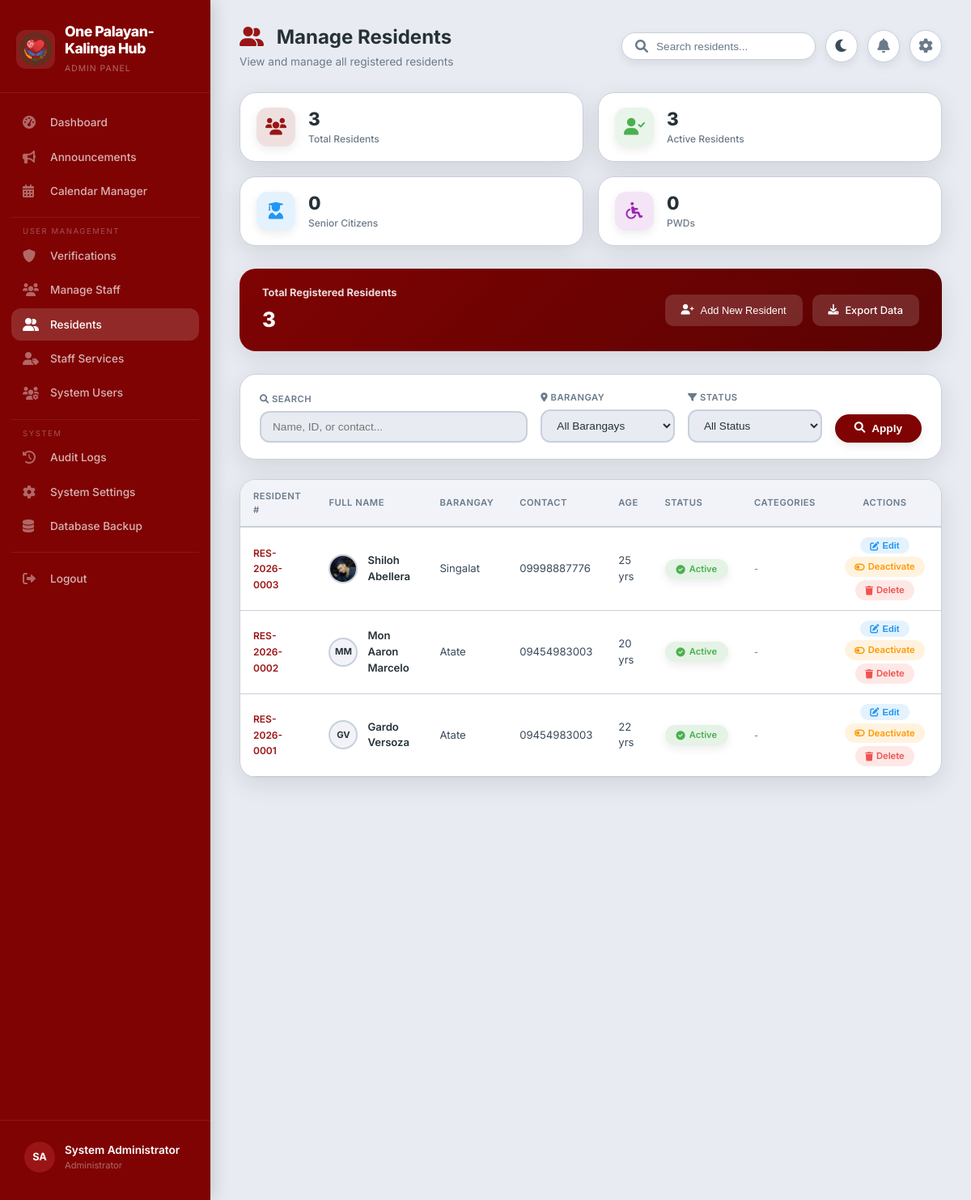
The app's page /admin/manage-residents.php (signed in), older data.
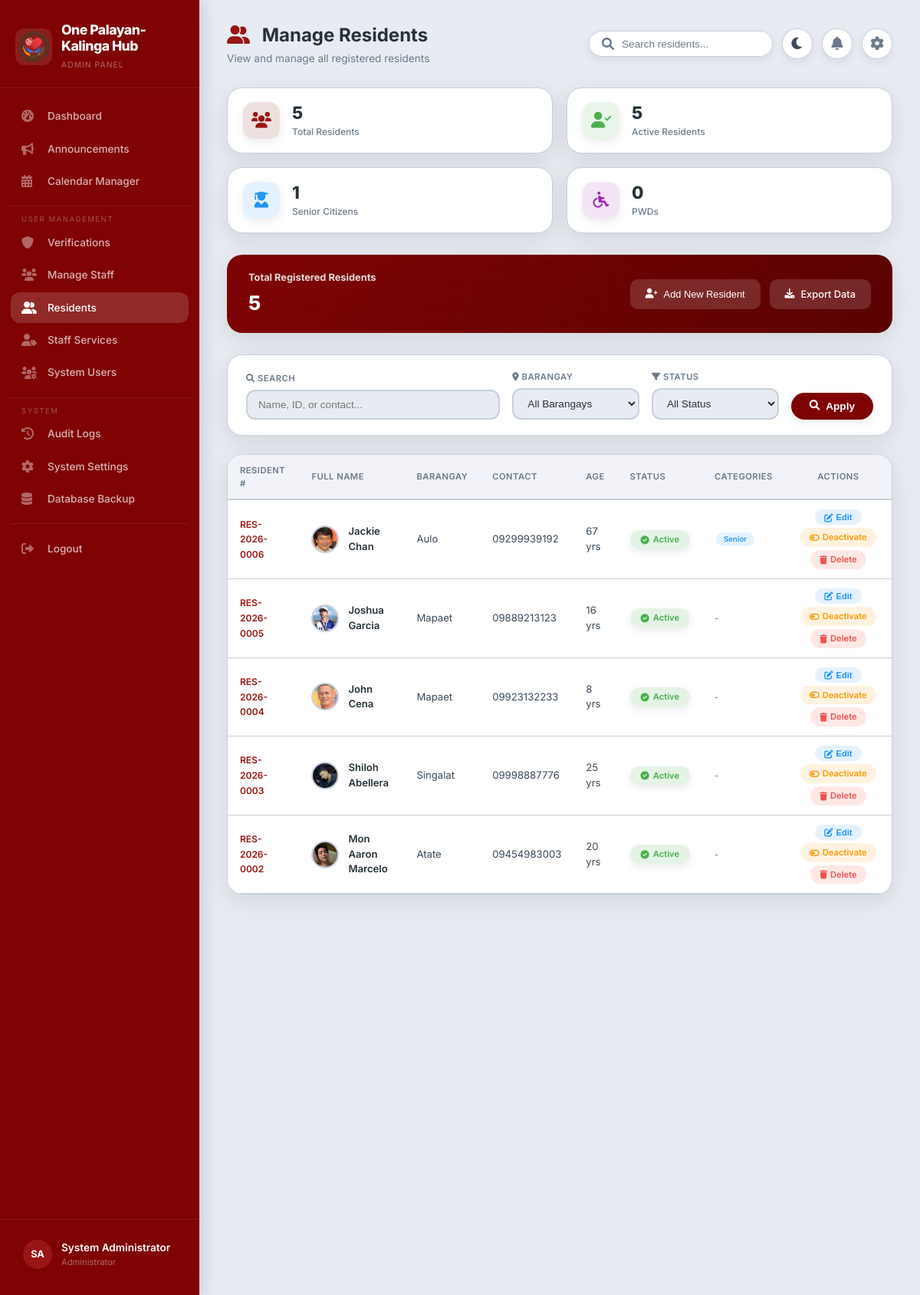
The same page, newer data.
### tables this page shows
CREATE TABLE `residents` (
  `id` int(11) NOT NULL,
  `user_id` int(11) DEFAULT NULL,
  `resident_number` varchar(50) DEFAULT NULL,
  `first_name` varchar(100) NOT NULL,
  `last_name` varchar(100) NOT NULL,
  `middle_name` varchar(100) DEFAULT NULL,
  `suffix` varchar(20) DEFAULT NULL,
  `birth_date` date DEFAULT NULL,
  `gender` enum('Male','Female','Other') DEFAULT NULL,
  `civil_status` enum('Single','Married','Widowed','Divorced','Separated') DEFAULT NULL,
  `address` text DEFAULT NULL,
  `barangay` varchar(100) DEFAULT NULL,
  `city` varchar(100) DEFAULT NULL,
  `province` varchar(100) DEFAULT NULL,
  `postal_code` varchar(10) DEFAULT NULL,
  `household_number` varchar(50) DEFAULT NULL,
  `senior_citizen` tinyint(1) DEFAULT 0,
  `pwd` tinyint(1) DEFAULT 0,
  `occupation` varchar(100) DEFAULT NULL,
  `monthly_income` decimal(10,2) DEFAULT 0.00,
  `educational_attainment` varchar(100) DEFAULT NULL,
  `emergency_contact_name` varchar(100) DEFAULT NULL,
  `emergency_contact_number` varchar(20) DEFAULT NULL,
  `relationship` varchar(50) DEFAULT NULL,
  `contact_number` varchar(20) DEFAULT NULL,
  `email` varchar(100) DEFAULT NULL,
  `street` varchar(255) DEFAULT NULL,
  `is_active` tinyint(1) NOT NULL DEFAULT 1,
  `created_at` timestamp NOT NULL DEFAULT current_timestamp(),
  `updated_at` timestamp NOT NULL DEFAULT current_timestamp() ON UPDATE current_timestamp()
);

CREATE TABLE `users` (
  `user_id` int(11) NOT NULL,
  `username` varchar(50) NOT NULL,
  `password` varchar(255) NOT NULL,
  `email` varchar(100) NOT NULL,
  `first_name` varchar(50) NOT NULL,
  `last_name` varchar(50) NOT NULL,
  `contact_number` varchar(20) DEFAULT NULL,
  `address` text DEFAULT NULL,
  `role` enum('resident','staff','admin') DEFAULT 'resident',
  `status` enum('active','inactive') DEFAULT 'active',
  `created_at` timestamp NOT NULL DEFAULT current_timestamp(),
  `updated_at` timestamp NOT NULL DEFAULT current_timestamp() ON UPDATE current_timestamp(),
  `last_login` datetime DEFAULT NULL,
  `is_active` tinyint(1) NOT NULL DEFAULT 1,
  `profile_picture` varchar(255) DEFAULT NULL,
  `verification_status` enum('pending','verified','rejected') DEFAULT 'pending',
  `verification_date` timestamp NULL DEFAULT NULL,
  `verified_by` int(11) DEFAULT NULL
);

### admin/manage-residents.php (the view, shortened to what this page needs)
<?php
$database = new Database();
$db = $database->getConnection();
$search = isset($_GET['search']) ? sanitize($_GET['search']) : '';
$page = isset($_GET['page']) ? max(1, intval($_GET['page'])) : 1;
$per_page = 10;
$offset = ($page - 1) * $per_page;
$query = "SELECT r.*, u.profile_picture
          FROM residents r
          LEFT JOIN users u ON r.user_id = u.user_id
          WHERE 1=1";
$query .= " ORDER BY r.created_at DESC LIMIT :offset, :per_page";
$stmt = $db->prepare($query);
$stmt->bindValue(':offset', $offset, PDO::PARAM_INT);
$stmt->bindValue(':per_page', $per_page, PDO::PARAM_INT);
$stmt->execute();
$residents = $stmt->fetchAll(PDO::FETCH_ASSOC);
$all_residents_query = "SELECT * FROM residents";
$all_residents = $db->query($all_residents_query)->fetchAll(PDO::FETCH_ASSOC);
$total_residents = count($all_residents);
$active_residents = count(array_filter($all_residents, function($r) { return $r['is_active'] == 1; }));
$senior_count = count(array_filter($all_residents, function($r) { return $r['senior_citizen'] == 1; }));
$pwd_count = count(array_filter($all_residents, function($r) { return $r['pwd'] == 1; }));
$initials = '';
$name_parts = explode(' ', $_SESSION['full_name']);
foreach($name_parts as $part) {
    $initials .= strtoupper(substr($part, 0, 1));
}
$initials = substr($initials, 0, 2);
$dark_mode = isset($_COOKIE['dark_mode']) && $_COOKIE['dark_mode'] === 'enabled';
?>
<!DOCTYPE html>
<html lang="en" data-theme="<?php echo $dark_mode ? 'dark' : 'light'; ?>">
<head>
    <link rel="stylesheet" href="https://cdnjs.cloudflare.com/ajax/libs/font-awesome/6.0.0/css/all.min.css">
</head>
<body>
<div class="app-container">
    <div class="sidebar">
        <div class="sidebar-header">
            <div class="logo-wrapper">
                <img src="../images/logo.png" alt="Palayan City Logo" class="logo-image" onerror="this.style.display='none'; this.nextElementSibling.style.display='flex';">
                <div class="logo-text">
                    <h2>One Palayan-Kalinga Hub</h2>
                    <span>Admin Panel</span>
                </div>
            </div>
        </div>
        <ul class="sidebar-menu">
            <li><a href="dashboard.php"><i class="fas fa-tachometer-alt"></i> Dashboard</a></li>
            <li><a href="announcements.php"><i class="fas fa-bullhorn"></i> Announcements</a></li>
            <li><a href="calendar.php"><i class="fas fa-calendar-alt"></i> Calendar Manager</a></li>
            <li class="menu-divider">User Management</li>
            <li><a href="manage-verifications.php"><i class="fas fa-shield-alt"></i> Verifications</a></li>
            <li><a href="manage-staff.php"><i class="fas fa-users"></i> Manage Staff</a></li>
            <li><a href="manage-residents.php" class="active"><i class="fas fa-user-friends"></i> Residents</a></li>
            <li><a href="manage-staff-services.php"><i class="fas fa-user-tag"></i> Staff Services</a></li>
            <li><a href="manage-users.php"><i class="fas fa-users-cog"></i> System Users</a></li>
            <li class="menu-divider">System</li>
            <li><a href="audit-logs.php"><i class="fas fa-history"></i> Audit Logs</a></li>
            <li><a href="settings.php"><i class="fas fa-cog"></i> System Settings</a></li>
            <li><a href="backup.php"><i class="fas fa-database"></i> Database Backup</a></li>
            <li class="menu-divider"></li>
            <li><a href="../logout.php"><i class="fas fa-sign-out-alt"></i> Logout</a></li>
        </ul>
        <div class="sidebar-footer">
            <div class="user-info">
                <div class="avatar"><?php echo $initials; ?></div>
                <div class="user-details">
                    <h4><?php echo htmlspecialchars($_SESSION['full_name']); ?></h4>
                    <p>Administrator</p>
                </div>
            </div>
        </div>
    </div>
    <div class="main-content">
        <div class="top-bar">
            <div class="page-title">
                <h1><i class="fas fa-user-friends" style="color: var(--maroon-light); margin-right: 10px;"></i> Manage Residents</h1>
                <p>View and manage all registered residents</p>
            </div>
            <div class="top-bar-actions">
                <div class="search-box">
                    <i class="fas fa-search"></i>
                    <input type="text" placeholder="Search residents..." id="globalSearch">
                </div>
                <button class="theme-toggle" id="themeToggle" title="Toggle Dark/Light Mode">
                    <i class="fas <?php echo $dark_mode ? 'fa-sun' : 'fa-moon'; ?>"></i>
                </button>
                <a href="audit-logs.php" class="top-icon"><i class="fas fa-bell"></i></a>
                <a href="settings.php" class="top-icon"><i class="fas fa-cog"></i></a>
            </div>
        </div>
        <div class="stats-grid">
            <div class="stat-card" onclick="window.location.href='manage-residents.php'">
                <div class="stat-icon total"><i class="fas fa-users"></i></div>
                <div class="stat-info">
                    <h3><?php echo $total_residents; ?></h3>
                    <p>Total Residents</p>
                </div>
            </div>
            <div class="stat-card" onclick="window.location.href='manage-residents.php?status=1'">
                <div class="stat-icon active"><i class="fas fa-user-check"></i></div>
                <div class="stat-info">
                    <h3><?php echo $active_residents; ?></h3>
                    <p>Active Residents</p>
                </div>
            </div>
            <div class="stat-card" onclick="window.location.href='manage-residents.php?search=&barangay=&status='">
                <div class="stat-icon senior"><i class="fas fa-user-graduate"></i></div>
                <div class="stat-info">
                    <h3><?php echo $senior_count; ?></h3>
                    <p>Senior Citizens</p>
                </div>
            </div>
            <div class="stat-card" onclick="window.location.href='manage-residents.php?search=&barangay=&status='">
                <div class="stat-icon pwd"><i class="fas fa-wheelchair"></i></div>
                <div class="stat-info">
                    <h3><?php echo $pwd_count; ?></h3>
                    <p>PWDs</p>
                </div>
            </div>
        </div>
        <div class="quick-actions-bar">
            <div class="resident-info">
                <h4>Total Registered Residents</h4>
                <div class="count"><?php echo $total_residents; ?></div>
            </div>
            <div class="quick-actions">
                <button onclick="openModal()" class="quick-btn">
                    <i class="fas fa-user-plus"></i> Add New Resident
                </button>
                <a href="export-residents.php" class="quick-btn">
                    <i class="fas fa-download"></i> Export Data
                </a>
            </div>
        </div>
        <div class="filter-bar">
            <form method="GET" id="filterForm">
                <div class="filter-grid">
                    <div class="filter-group">
                        <label><i class="fas fa-search"></i> Search</label>
                        <input type="text" name="search" placeholder="Name, ID, or contact..."
                               value="<?php echo htmlspecialchars($search); ?>">
                    </div>
                    <div class="filter-group">
                        <label><i class="fas fa-map-marker-alt"></i> Barangay</label>
                        <select name="barangay">
                            <option value="">All Barangays</option>
                        </select>
                    </div>
                    <div class="filter-group">
                        <label><i class="fas fa-filter"></i> Status</label>
                        <select name="status">
                            <option value="">All Status</option>
                        </select>
                    </div>
                    <div class="filter-actions">
                        <button type="submit" class="btn-primary">
                            <i class="fas fa-search"></i> Apply
                        </button>
                    </div>
                </div>
            </form>
        </div>
        <div class="table-container">
            <table class="data-table">
                <thead>
                    <tr>
                        <th>Resident #</th>
                        <th>Full Name</th>
                        <th>Barangay</th>
                        <th>Contact</th>
                        <th>Age</th>
                        <th>Status</th>
                        <th>Categories</th>
                        <th style="text-align: center;">Actions</th>
                    </tr>
                </thead>
                <tbody>
                    <?php if(empty($residents)): ?>
                        <tr>
                            <td colspan="8">
                                <div class="no-data">
                                    <i class="fas fa-users"></i>
                                    <p>No residents found</p>
                                </div>
                            </td>
                        </tr>
                    <?php else: ?>
                        <?php foreach($residents as $resident):
                            $age = date_diff(date_create($resident['birth_date']), date_create('today'))->y;
                            $categories = [];
                            if($resident['senior_citizen']) $categories[] = ['label' => 'Senior', 'class' => 'senior'];
                            $resident_initials = strtoupper(substr($resident['first_name'], 0, 1) . substr($resident['last_name'], 0, 1));
                            $profile_pic = !empty($resident['profile_picture']) && file_exists(__DIR__ . '/../' . $resident['profile_picture'])
                                ? '../' . $resident['profile_picture']
                                : '';
                        ?>
                        <tr>
                            <td><span class="resident-id"><?php echo htmlspecialchars($resident['resident_number']); ?></span></td>
                            <td>
                                <div class="resident-cell">
                                    <div class="resident-avatar">
                                        <?php if(!empty($profile_pic)): ?>
                                            <img src="<?php echo htmlspecialchars($profile_pic); ?>" alt="Profile">
                                        <?php else: ?>
                                            <span class="initials"><?php echo $resident_initials; ?></span>
                                        <?php endif; ?>
                                    </div>
                                    <span class="resident-name"><?php echo htmlspecialchars($resident['first_name'] . ' ' . $resident['last_name']); ?></span>
                                </div>
                            </td>
                            <td><?php echo htmlspecialchars($resident['barangay'] ?: 'N/A'); ?></td>
                            <td><?php echo htmlspecialchars($resident['contact_number'] ?: 'N/A'); ?></td>
                            <td><?php echo $age; ?> yrs</td>
                            <td>
                                <span class="status-badge <?php echo $resident['is_active'] == 1 ? 'active' : 'inactive'; ?>">
                                    <i class="fas fa-<?php echo $resident['is_active'] == 1 ? 'check-circle' : 'times-circle'; ?>"></i>
                                    <?php echo $resident['is_active'] == 1 ? 'Active' : 'Inactive'; ?>
                                </span>
                            </td>
                            <td>
                                <?php if(!empty($categories)): ?>
                                    <?php foreach($categories as $cat): ?>
                                        <span class="category-badge <?php echo $cat['class']; ?>"><?php echo $cat['label']; ?></span>
                                    <?php endforeach; ?>
                                <?php else: ?>
                                    <span style="color: var(--text-muted); font-size: 0.7rem;">-</span>
                                <?php endif; ?>
                            </td>
                            <td style="text-align: center;">
                                <div style="display: flex; gap: 4px; justify-content: center; flex-wrap: wrap;">
                                    <button onclick="openEditModal(<?php echo htmlspecialchars(json_encode($resident)); ?>)" class="btn-sm btn-edit">
                                        <i class="fas fa-edit"></i> Edit
                                    </button>
                                    <a href="?toggle_status=1&id=<?php echo $resident['id']; ?>" class="btn-sm btn-toggle" onclick="return confirm('Toggle resident status?')">
                                        <i class="fas fa-toggle-<?php echo $resident['is_active'] == 1 ? 'off' : 'on'; ?>"></i>
                                        <?php echo $resident['is_active'] == 1 ? 'Deactivate' : 'Activate'; ?>
                                    </a>
                                    <a href="?delete=1&id=<?php echo $resident['id']; ?>" class="btn-sm btn-delete" onclick="return confirm('Delete this resident? This action cannot be undone if no transactions exist.')">
                                        <i class="fas fa-trash"></i> Delete
                                    </a>
                                </div>
                            </td>
                        </tr>
                        <?php endforeach; ?>
                    <?php endif; ?>
                </tbody>
            </table>
        </div>
    </div>
</div>
</body>
</html>

Row changes from the older to the newer data that the page shows:
removed residents: senior_citizen "0", pwd "0", resident_number "RES-2026-0001", resident_initials "GV", first_name+last_name "Gardo Versoza", barangay "Atate", contact_number "09454983003", birth_date "22", is_active 1 (drawn)
changed residents "Mon Aaron Marcelo": user.profile_picture: picture added; resident_initials "MM" → (not shown)
added residents: resident_number "RES-2026-0006", user.profile_picture (picture), first_name+last_name "Jackie Chan", barangay "Aulo", contact_number "09299939192", birth_date "67", is_active 1 (drawn), label "Senior"
added residents: resident_number "RES-2026-0005", user.profile_picture (picture), first_name+last_name "Joshua Garcia", barangay "Mapaet", contact_number "09889213123", birth_date "16", is_active 1 (drawn)
added residents: resident_number "RES-2026-0004", user.profile_picture (picture), first_name+last_name "John Cena", barangay "Mapaet", contact_number "09923132233", birth_date "8", is_active 1 (drawn)
Text that changed along with them:
$total_residents: "3" → "5"
$active_residents: "3" → "5"
$senior_count: (not shown) → "1"
